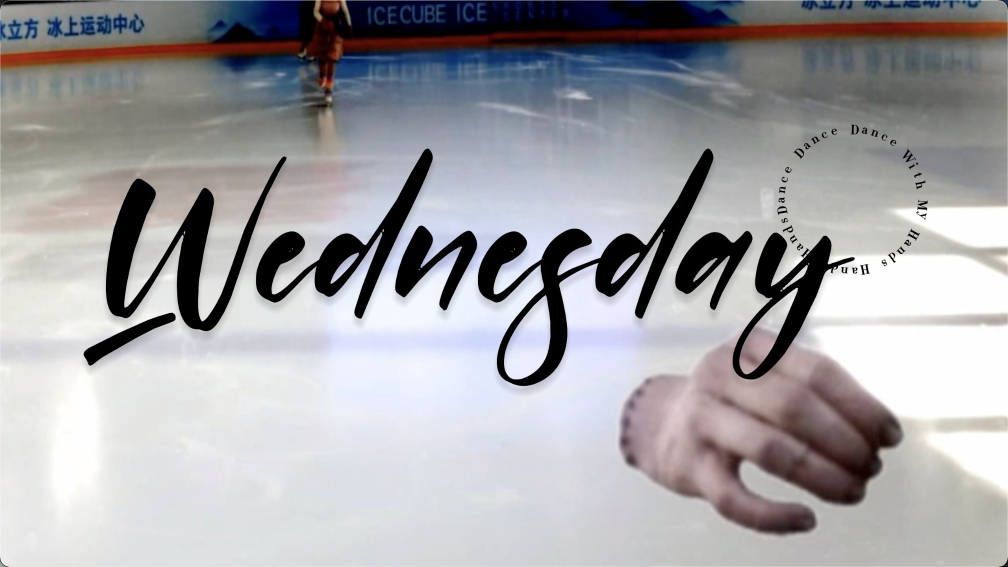
#> input picture images&videos/opening.png, 2016 x 1134 px, given as the content of the folder test/, which was not available (shown at 1/2 size)
$ python -i transform.py   (imports and definitions only)
#> lines starting #> are read from the running program, lines starting #| are printed output that depends on the picture; pictures that were not available may be replaced by others from this repository, and a replacement may not be noted
import cv2
import os

def suofang(im, target_height, target_width):
    height, width = im.shape[:2]  # 取彩色图片的长、宽。
    ratio_h = height / target_height
    ration_w = width / target_width
    ratio = max(ratio_h, ration_w)

    # 缩小图像  resize(...,size)--size(width，height)
    size = (int(width / ratio), int(height / ratio))
    shrink = cv2.resize(im, size, interpolation=cv2.INTER_AREA)  # 双线性插值
    WHITE = [255, 255, 255]  # 修改该值可以将放大部分填成任意颜色

    a = 700
    b = 470

    # 原图主体放到右下角
    constant = cv2.copyMakeBorder(shrink, int(b), 0, int(a), 0, cv2.BORDER_CONSTANT, value=WHITE)
    constant = cv2.resize(constant, (target_width, target_height), interpolation=cv2.INTER_AREA)

    return constant

def transparence2white(img):
    sp = img.shape  # 获取图片维度
    width = sp[0]  # 宽度
    height = sp[1]  # 高度
    for yh in range(height):
        for xw in range(width):
            color_d = img[xw, yh]  # 遍历图像每一个点，获取到每个点4通道的颜色数据
            if (color_d[3] == 0):  # 最后一个通道为透明度，如果其值为0，即图像是透明
                img[xw, yh] = [255, 255, 255, 255]  # 则将当前点的颜色设置为白色，且图像设置为不透明
    return img

def Transform(base_path):
    #hyperparameter
#> called with base_path = 'images&videos/opening.png'
    targetSize = [270, 390]

    base_path = 'test/'
    images = os.listdir(base_path)

    for i_path in images:
        filename = base_path+i_path
        img = cv2.imread(filename, cv2.IMREAD_UNCHANGED)  # 按原通道数读取图片
#> img is the input picture: shape (1134, 2016, 4); mean B, G, R, A 166.1, 162.7, 163.5, 255
        if img.shape[2] == 4:  # RGBA, 需要转为RGB，并填充白色
            img = cv2.imread(filename, -1)
            img = transparence2white(img)  # 此时图片背景已经是白色
        img = cv2.cvtColor(img, cv2.COLOR_RGBA2RGB)
#> img: shape (1134, 2016, 3)
        img = suofang(img, targetSize[0], targetSize[1])
#> in suofang, `shrink = cv2.resize(im, size, interpolation=cv2.INTER_AREA)`:
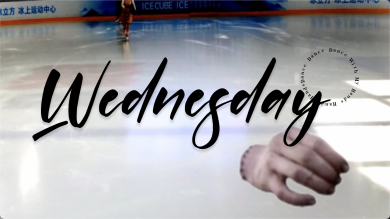
#> shrink: shape (219, 390, 3); mean B, G, R 166.1, 162.7, 163.5
#> in suofang, `constant = cv2.copyMakeBorder(shrink, int(b), 0, int(a), 0, cv2.BORDER..`:
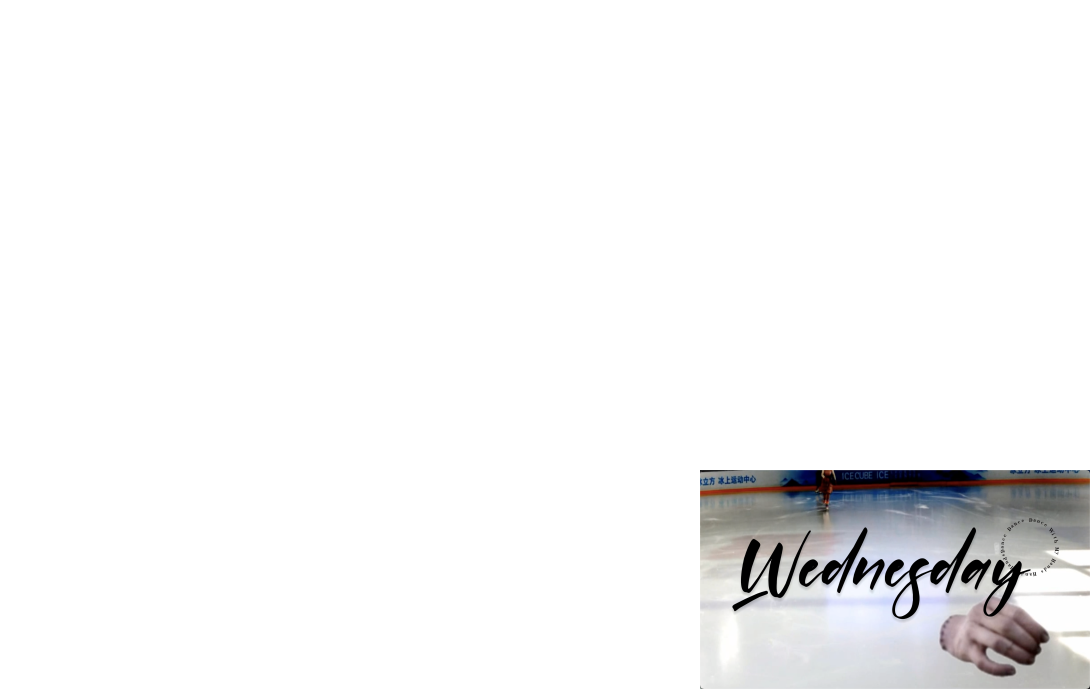
#> constant: shape (689, 1090, 3); mean B, G, R 244.9, 244.5, 244.6
#> in suofang, `constant = cv2.resize(constant, (target_width, target_height), interpo..`:
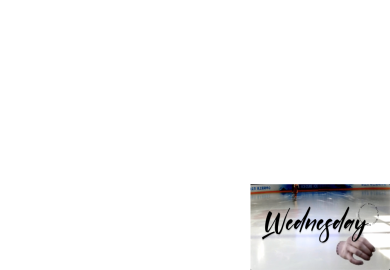
#> constant: shape (270, 390, 3); mean B, G, R 244.9, 244.5, 244.6
        cv2.imwrite(filename, img)

>>> result = Transform('images&videos/opening.png')
